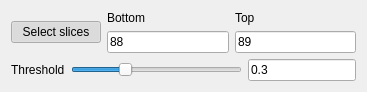
<?xml version="1.0" encoding="UTF-8"?>
<ui version="4.0">
 <class>ClassifierDlibSvmNuClassify</class>
 <widget class="QWidget" name="ClassifierDlibSvmNuClassify">
  <property name="geometry">
   <rect>
    <x>0</x>
    <y>0</y>
    <width>367</width>
    <height>91</height>
   </rect>
  </property>
  <property name="windowTitle">
   <string>Form</string>
  </property>
  <layout class="QVBoxLayout" name="verticalLayout_12">
   <item>
    <layout class="QHBoxLayout" name="horizontalLayout_4">
     <item>
      <widget class="QPushButton" name="selectSlices">
       <property name="sizePolicy">
        <sizepolicy hsizetype="Fixed" vsizetype="Fixed">
         <horstretch>0</horstretch>
         <verstretch>0</verstretch>
        </sizepolicy>
       </property>
       <property name="minimumSize">
        <size>
         <width>90</width>
         <height>0</height>
        </size>
       </property>
       <property name="maximumSize">
        <size>
         <width>90</width>
         <height>16777215</height>
        </size>
       </property>
       <property name="text">
        <string>Select slices</string>
       </property>
       <property name="checkable">
        <bool>true</bool>
       </property>
       <property name="checked">
        <bool>true</bool>
       </property>
      </widget>
     </item>
     <item>
      <layout class="QVBoxLayout" name="verticalLayout_7">
       <item>
        <widget class="QLabel" name="bottomSliceLimitLabel">
         <property name="text">
          <string>Bottom</string>
         </property>
        </widget>
       </item>
       <item>
        <widget class="QLineEdit" name="bottomSliceLimit">
         <property name="text">
          <string>88</string>
         </property>
        </widget>
       </item>
      </layout>
     </item>
     <item>
      <layout class="QVBoxLayout" name="verticalLayout_8">
       <item>
        <widget class="QLabel" name="topSliceLimitLabel">
         <property name="text">
          <string>Top</string>
         </property>
        </widget>
       </item>
       <item>
        <widget class="QLineEdit" name="topSliceLimit">
         <property name="text">
          <string>89</string>
         </property>
        </widget>
       </item>
      </layout>
     </item>
    </layout>
   </item>
   <item>
    <layout class="QHBoxLayout" name="horizontalLayout">
     <item>
      <widget class="QLabel" name="label">
       <property name="text">
        <string>Threshold</string>
       </property>
      </widget>
     </item>
     <item>
      <widget class="QSlider" name="thresholdSlider">
       <property name="value">
        <number>30</number>
       </property>
       <property name="orientation">
        <enum>Qt::Horizontal</enum>
       </property>
      </widget>
     </item>
     <item>
      <widget class="QLineEdit" name="thresholdValue">
       <property name="sizePolicy">
        <sizepolicy hsizetype="Minimum" vsizetype="Fixed">
         <horstretch>0</horstretch>
         <verstretch>0</verstretch>
        </sizepolicy>
       </property>
       <property name="text">
        <string>0.3</string>
       </property>
      </widget>
     </item>
    </layout>
   </item>
  </layout>
 </widget>
 <resources/>
 <connections/>
</ui>
